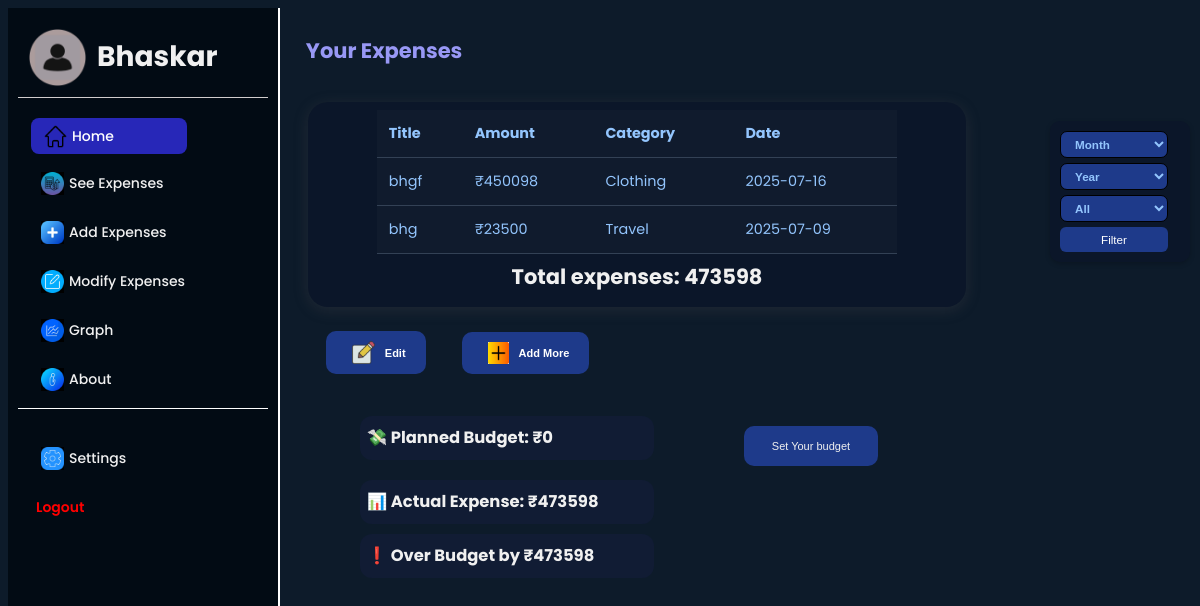
The app's page /expenses (signed in) with its own data.
### app.py (models this page shows)
class User(db.Model):
    id = db.Column(db.Integer, primary_key=True)
    username = db.Column(db.String(100), unique=False, nullable=False)
    password = db.Column(db.String(100), nullable=False)
    bg_color = db.Column(db.String(50), default='#0d1b2a')

class Expense(db.Model):
    id = db.Column(db.Integer, primary_key=True)
    title = db.Column(db.String(100), nullable=False)
    category = db.Column(db.String(100), nullable=False)
    amount = db.Column(db.Integer, nullable=False)
    date = db.Column(db.Date, default=datetime)
    user_id = db.Column(db.Integer, db.ForeignKey('user.id'))

### app.py (the view)
@app.route("/expenses", methods=["GET", "POST"])
def view_expenses():
    if "user_id" not in session:
        return redirect("/login")
    user = User.query.get(session["user_id"])
    query = Expense.query.filter_by(user_id=user.id)
    selected_month = request.args.get("month")
    selected_year = request.args.get("year")
    selected_category = request.args.get("category")
    if selected_month and selected_year:
        query = query.filter(
            db.extract('month', Expense.date) == int(selected_month),
            db.extract('year', Expense.date) == int(selected_year)
        )
    if selected_category and selected_category != "All":
        query = query.filter(Expense.category == selected_category)
    expenses = query.order_by(Expense.date.desc()).all()
    total_amount = sum(e.amount for e in expenses)
    budget = session.get('monthly_budget', 0)
    return render_template(
        "expenses.html",
        expenses=expenses,
        request=request,
        total_amount=total_amount,
        selected_month=selected_month,
        selected_year=selected_year,
        selected_category=selected_category,
        username=user.username,
        bg_color=user.bg_color,
        budget = budget
)

### templates/expenses.html (shortened to what this page needs)
{% extends "base.html" %}
{% block content %}
<div class="expensess">
<h2 style="color: var(--text-color-2); margin-bottom: 20px;">Your Expenses</h2>
<form method="GET" action="/expenses" style="margin-bottom: 20px" class="filter-form">
<select name="month">
    <option value="">Month</option>
  </select>
  <select name="year">
    <option value="">Year</option>
  </select>
  <select name="category">
    <option>All</option>
  </select>
  <button type="submit">Filter</button>
</form>
<div class="expense">
<div class="head">
  <div class="table">
<table>
  <tr>
    <th>Title</th>
    <th >Amount</th>
    <th>Category</th>
    <th>Date</th>
    </tr>
  {% for expenses in expenses %}
    <tr>
      <td>{{ expenses.title }}</td>
       <td >₹{{ expenses.amount }}</td>
      <td>{{ expenses.category }}</td>
      <td>{{ expenses.date.strftime( '%Y-%m-%d') }}</td>
      </tr>
      {% endfor %}
    </table></div>
    <h2>Total expenses: {{ total_amount }}</h2><br><br></div>
    <div class="but">
    <a href="/modify"><button> {% if bg_color =='#0d1b2a' %} <img src="/static/icons/write_5828638 (1).png" width="23px"> {% else %} <img src="/static/icons/write_5828638 (1).png" width="23px"> {% endif %} Edit</button></a>
    <a href="/add"><button>  {% if bg_color =='#0d1b2a' %} <img src="/static/icons/add-yello.png" width="21px"> {% else %} <img src="/static/icons/add_6569764.png" width="21px"> {% endif %} Add More
    </button>  </a>
</div>
    </div>
    <div class="summary-box">
      <div class="set_g">
  <h3>💸 Planned Budget: ₹{{ budget }}</h3>
  <button><a href="/set_budget">Set Your budget</a></button>
</div>
  <h3>📊 Actual Expense: ₹{{ total_amount }}</h3>
  <h3>
    {% if total_amount <= budget %}
      ✅ Under Budget by ₹{{ budget - total_amount }}
    {% else %}
      ❗ Over Budget by ₹{{ total_amount - budget }}
    {% endif %}
</h3>
</div>
</div>
{% endblock %}

### templates/base.html (shortened to what this page needs)
<!DOCTYPE html>
<html>
<head>
</head>
<body style="background-color: {{ bg_color }};" >
  {% if username %}
  <aside class="aside">
    <div class="profile"><img src="/static/icons/manager.png" alt="" width="59px" ><h3 class="uname" >{{ username.title() }}</h3></div>
    <div class="home">
    <a href="/home" ><img src="/static/icons/home-page_3905030.png" width="20" alt="">Home</a>
    </div>
    <div class="icons_st">
    <a href="/expenses">{% if bg_color =='#0d1b2a' %}<img src="/static/icons/expense-2.jpg" alt="">See Expenses{% else %}<img src="/static/icons/top-up_5567213.png" alt="">See Expenses {% endif %}</a>
    <a href="/add">{% if bg_color =='#0d1b2a' %}<img src="/static/icons/add-2.jpg" alt="">Add Expenses{% else %}<img src="/static/icons/add_6569764.png" alt="">Add Expenses {% endif %}</a>
    <a href="/modify">{% if bg_color =='#0d1b2a' %}<img src="/static/icons/edit-2.jpeg" alt="">Modify Expenses{% else %}<img src="/static/icons/edit_3907258.png" alt="">Modify Expense {% endif %}</a>
    <a href="/graph">{% if bg_color =='#0d1b2a' %}<img src="/static/icons/graph-2.jpeg" alt="">Graph{% else %}<img src="/static/icons/button_7586646.png" alt="">Graph {% endif %} </a>
    <a href="/about">{% if bg_color =='#0d1b2a' %}<img src="/static/icons/about-2.jpg" alt="">About{% else %}<img src="/static/icons/letter-i_11165452.png" alt="">About {% endif %} </a>
    <div class="bot">
</div>
      <a href="/settings">{% if bg_color =='#0d1b2a' %}<img src="/static/icons/setting-2.jpeg" alt="">Settings{% else %}<img src="/static/icons/settings_251005.png" alt="">Settings {% endif %}</a>
      <a href="/logout" style="color:red; font-weight: 600;">Logout</a>
    </div>
  </aside>
  {% endif %}
  <main>
    {% block content %}{% endblock %}
  </main>
</body>
</html>

### templates/expenses.html (style rules this page uses)
body { position: relative; }
table { width: 90%; border-collapse: collapse; background-color: var(--table-color); max-height: 200px; overflow:auto; }
th { text-align: center; justify-items: center; color: var(--text-color-3); }
th,td { padding:12px; color:var(--text-color-3); text-align: left; border-bottom: 1px solid #334155; }
h2 { margin: 20px; }
.but button { display: flex; justify-content: center; align-items: center; padding: 10px 20px; border-radius: 10px; margin:10px 0; border: none; color: white; font-weight: 700; }
.but img { padding: 0px 6px; margin-right: 4px; }
select, button { padding: 10px; background-color: #1e3a8a; border: none; border-radius: 6px; color: white; font-weight: bold; }
.head { display: flex; flex-wrap: wrap; justify-content:center; align-items: center;text-align: center; padding: 15px; padding-right: 0; margin-left: 30px; margin-bottom: 0; width: 80%; background: var(--box-color); border-radius: 20px; box-shadow: 0 3px 15px rgba(112, 97, 97, 0.205); }
.table { display: flex; flex-wrap: wrap; justify-content:center; align-items: center;text-align: center; max-height: 250px; width: 90%; overflow-y: auto; }
.but { display: flex; flex-wrap: wrap; justify-content: left; align-items: center; }
.expense { display: flex; flex-wrap: wrap; justify-content: left; align-items: center; margin-left: 40px; width: 90%; }
.filter-form { position: absolute; z-index: 10; right: 22px; top: 137px; display: flex; flex-direction: column; gap: 5px; width: 10vw; margin: 0; padding: 10px; color: var(--text-color-2); background-color:var(--box-color); border-radius: 10px; box-shadow: 0 2px 5px rgba(1, 0, 0, 0.205); }
.filter-form select,.filter-form input[type="date"] { padding: 5px 10px ; border-radius:7px ; border: 1px solid black; color: var(--text-color-3); }
.filter-form option { color: var(--text-color-3); }
.filter-form button { padding: 6px 12px; color: white; border: none; cursor: pointer; font-weight: 400; }
.summary-box { margin-left: 50px; padding-bottom: 50px; line-height: 30px; margin-bottom: 80px; }
.summary-box h3 { background-color: #131d38c7; width: 280px; padding: 7px; margin: 10px; border-radius: 12px; }
.set_g { display: flex; }
.set_g button { border-collapse: collapse; display: flex; justify-content: center; align-items: center; border-radius: 10px; margin:0px 10px; margin-left: 80px; border: none; margin-top: 20px; height: 40px; color: white; font-weight: 500; }
@media screen and (max-width:1200px) { body,.expense,.head { font-size: 14px; padding: 8px; margin: 0; } }
@media screen and (max-width:1200px) { h2 { margin: 0px; padding: 6px; } }
@media screen and (max-width:1200px) { .filter-form { flex-direction: column; align-items: stretch; position: absolute; right: 10px; top: 121px; } }
@media screen and (max-width:1200px) { table { font-size: 0.9rem; } }
@media screen and (max-width:1200px) { select,.filter-form button { width: 90%; font-size: smaller; } }
@media screen and (max-width:1200px) { button { font-size: 11px; } }

### records on screen
User: title "Bhaskar"
Expense: title "bhgf", amount "450098", category "Clothing", date "2025-07-16"
Expense: title "bhg", amount "23500", category "Travel", date "2025-07-09"

### other values on screen
{{ total_amount }} "473598"
{{ budget }} "0"
{{ total_amount - budget }} "473598"
